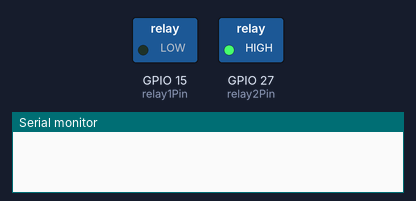
Bench run of a program on a simulated ESP32. Shown: switched loads named in the program (green lamp = pin HIGH), the last lines printed to the serial monitor. Random numbers use the default seed unless the program sets one.

Above: at 0.1 s.
At 35.6 s:
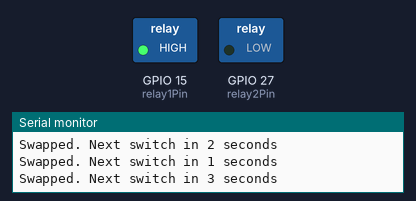
Timing chart, 0 to 40.0 s (numbered marks = the images above):
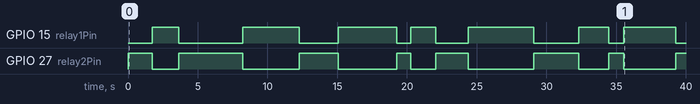

The program:

main.cpp
```cpp
#include <Arduino.h>

const int relay1Pin = 15;
const int relay2Pin = 27;

unsigned long previousMillis = 0;
unsigned long interval = 0;

bool relay1State = true;
bool relay2State = false;

void setup() {
  Serial.begin(115200);

  pinMode(relay1Pin, OUTPUT);
  pinMode(relay2Pin, OUTPUT);

  digitalWrite(relay1Pin, LOW);  // ON
  digitalWrite(relay2Pin, HIGH); // OFF

  randomSeed(analogRead(0)); // Add this line for better randomness

  interval = random(1000, 5000); // Should now work
}

void loop() {
  unsigned long currentMillis = millis();

  if (currentMillis - previousMillis >= interval) {
    previousMillis = currentMillis;

    relay1State = !relay1State;
    relay2State = !relay2State;

    digitalWrite(relay1Pin, relay1State ? LOW : HIGH);
    digitalWrite(relay2Pin, relay2State ? LOW : HIGH);

    Serial.print("Swapped. Next switch in ");
    interval = random(1000, 5000);
    Serial.print(interval / 1000);
    Serial.println(" seconds");
  }
}
```

Measured:
- by itself, GPIO 15 (relay1Pin): LOW → HIGH at 1.7 s, → LOW 1.9 s later, → HIGH 4.6 s later, → LOW 4.1 s later, … (14 changes in this stretch)
- by itself, GPIO 27 (relay2Pin): HIGH → LOW at 1.7 s, → HIGH 1.9 s later, → LOW 4.6 s later, → HIGH 4.1 s later, … (14 changes in this stretch)
